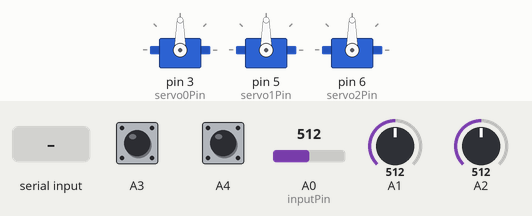
This sketch was run on a simulated Arduino Uno, built with avr-gcc and run on an emulated ATmega328P. On the bench: 3 × servo. Inputs (shaded band) come from the test bench; at power-on: A0 (inputPin) = 512, A1 = 512, A2 = 512, A3 HIGH, A4 HIGH. What the sketch prints to the serial monitor is not drawn.

Above: at 1.2 s.
1.3 s: "1;90\n" received over Serial
At 1.31 s:
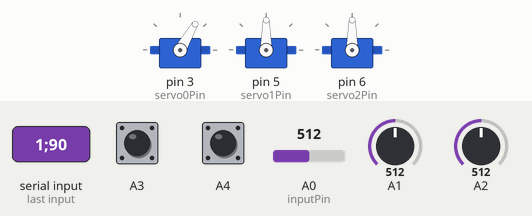
2.8 s: "1\n" received over Serial
Timing chart, 0 to 5.8 s (numbered marks = the images above; inputs shaded):
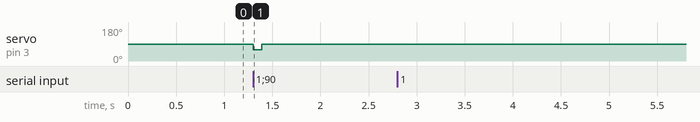

The sketch:

firmwareSecondary.ino
```cpp
/*
Firmware de control des Servos et lecture des capteurs hall.
L'identifiant de la carte est faite
*/
#include <Servo.h>

#define DEBUG 0

#define NUM_SERVOS 3
int boardID = 1;
// Servos
Servo servos[NUM_SERVOS];

const int servo0Pin = 3;
const int servo1Pin = 5;
const int servo2Pin = 6;

unsigned long motorStartedTime[NUM_SERVOS] = {-1, -1, -1};
int motorCommandDuration[NUM_SERVOS] = {-1, -1, -1};

// sensors

int readSensorsEveryMs = 10;
int sendSensorsEveryMs = 1000;

unsigned long lastTimeReadSensors = 0;
unsigned long lastTimeSentSensors = 0;

void setup() {
  Serial.begin(115200);
  servos[0].attach(servo0Pin);
  servos[1].attach(servo1Pin);
  servos[2].attach(servo2Pin);

  setupSensors();

  pinMode(A3, INPUT_PULLUP);
  pinMode(A4, INPUT_PULLUP);
  int v0 = !digitalRead(A3);
  int v1 = !digitalRead(A4);
#if DEBUG
  Serial.print(v0);
  Serial.print(" - ");
  Serial.print(v1);
  Serial.println();
#endif

  if (v0 == 1) {
    boardID = 2;
  } else if (v1 == 1) {
    boardID = 3;
  }
  Serial.print("BoardId=");
  Serial.println(boardID);
}

void handleLoopSensors() {
  unsigned long now = millis();
  if (now - lastTimeReadSensors >= readSensorsEveryMs) {
    loopSensors();
    lastTimeReadSensors = now;
  }

  now = millis();
  if (now - lastTimeSentSensors >= sendSensorsEveryMs) {
    sendSensors(boardID);
    lastTimeSentSensors = now;
  }
}

const byte numChars = 32;
char receivedChars[numChars]; // an array to store the received data
bool newData = false;

void startMotor(int index, int duration) {
#if DEBUG
  Serial.print("Start motor ");
  Serial.print(index);
  Serial.print(" for ");
  Serial.print(duration);
  Serial.println("ms");
#endif
  servos[index].write(60);
  motorStartedTime[index] = millis();
  motorCommandDuration[index] = duration;
}

void loop() {
  handleLoopSensors();
  recvWithEndMarker();
  if (newData) {
    int strtokIndx = strtok(receivedChars, ";");
    int value = atoi(strtokIndx);
    strtokIndx = strtok(NULL, ";");
    int duration = atoi(strtokIndx);
#if DEBUG
    Serial.println(receivedChars);
    Serial.print("value=");
    Serial.print(value);
    Serial.print(" duration=");
    Serial.println(duration);
#endif
    if (value && duration) {
      if (value >= 1 && value < 4) {
        startMotor(value - 1, duration);
      }
    } else {
      Serial.println("INVALID");
    }
    newData = false;
  }

  for (int i = 0; i < NUM_SERVOS; ++i) {
    if (motorCommandDuration[i] != -1 &&
        millis() - motorStartedTime[i] >= motorCommandDuration[i]) {
#if DEBUG
      Serial.print("Stop motor ");
      Serial.println(i);
#endif
      servos[i].write(90);
      motorCommandDuration[i] = -1;
    }
  }
}

void recvWithEndMarker() {
  static byte ndx = 0;
  char endMarker = '\n';
  char rc;

  // if (Serial.available() > 0) {
  while (Serial.available() > 0 && newData == false) {
    rc = Serial.read();

    if (rc != endMarker) {
      receivedChars[ndx] = rc;
      ndx++;
      if (ndx >= numChars) {
        ndx = numChars - 1;
      }
    } else {
      receivedChars[ndx] = '\0'; // terminate the string
      ndx = 0;
      newData = true;
    }
  }
}
```

sensors.ino
```cpp
#define NUM_SENSORS 3
#define NUM_SENSOR_READINGS 50

#define MIN_ROTATIONS 2
#define START_MIN_SPEED (float)0.3f
#define START_MAX_SPEED (float)3.f

const int minPeakDiff = 8;
#define IDLE_INTERVAL_MS 5000

struct SensorReading {
  int readings[NUM_SENSOR_READINGS]; // the readings from the analog input
  int readIndex = 0;                 // the index of the current reading
  int total = 0;                     // the running total
  int average = 0;                   // the average
  int inPeak = 0;
  unsigned long revStartTime = 0;
  unsigned long lastIdleCheckTime = 0;
  float speed = 0;
  int inputPin;
  uint8_t rotatingCount;
  uint8_t isRotating;
  uint8_t isRotatingChanged;
};

SensorReading sensors[NUM_SENSORS];

void setupSensors() {
  sensors[0].inputPin = A0;
  sensors[1].inputPin = A1;
  sensors[2].inputPin = A2;
  resetAllReadings();
}

void loopSensors() {
  for (int i = 0; i < NUM_SENSORS; i++) {
    processSensor(i);
  }
}

void resetReadings(int sensorId) {
  sensors[sensorId].readIndex = 0;
  sensors[sensorId].average = 0;
  for (int i = 0; i < NUM_SENSOR_READINGS; i++) {
    sensors[sensorId].readings[i] = 0;
  }
}

void resetAllReadings(void) {
  for (int i = 0; i < NUM_SENSORS; i++) {
    resetReadings(i);
  }
}

void processSensor(int sensorId) {
  SensorReading *reading = sensors + sensorId;
  reading->total = reading->total - reading->readings[reading->readIndex];
  int val = analogRead(reading->inputPin);
  reading->readings[reading->readIndex] = val;
  reading->total = reading->total + reading->readings[reading->readIndex];
  reading->readIndex += 1;

  if (reading->readIndex >= NUM_SENSOR_READINGS) {
    reading->readIndex = 0;
  }

  // calculate the average:
  reading->average = reading->total / NUM_SENSOR_READINGS;

  unsigned long now = millis();
  int theReading = val > reading->average + minPeakDiff;

  if (theReading) {
    reading->lastIdleCheckTime = now;
    if (reading->inPeak == 0) {
      reading->inPeak = 1;
      if (reading->revStartTime > 0 && reading->revStartTime != now) {
        unsigned long elapsed = now - reading->revStartTime;
        float speed = 1000.f / elapsed;
        if (speed < START_MAX_SPEED) {
          reading->speed = speed;
          if (reading->rotatingCount < MIN_ROTATIONS) {
            if (reading->speed > START_MIN_SPEED &&
                reading->speed < START_MAX_SPEED) {
              reading->rotatingCount += 1;
              if (reading->rotatingCount >= MIN_ROTATIONS) {
                reading->isRotatingChanged = 1;
                reading->isRotating = 1;
              }
            } else if (reading->rotatingCount) {
              reading->rotatingCount -= 1;
            }
          }
        }
      }
      reading->revStartTime = now;
    }
  } else {
    reading->inPeak = 0;
  }
  if (now - reading->lastIdleCheckTime > IDLE_INTERVAL_MS) {
    reading->isRotating = 0;
    reading->isRotatingChanged = 0;
    reading->rotatingCount = 0;
    reading->speed = 0;
    reading->lastIdleCheckTime = now;
  }
}

void sendSensors(uint8_t boardId) {
  Serial.print("S");
  Serial.print(boardId);
  Serial.print(" ");
  Serial.print(sensors[0].speed);
  Serial.print(" ");
  Serial.print(sensors[0].isRotating, 3);
  Serial.print(" ");
  Serial.print(sensors[1].speed);
  Serial.print(" ");
  Serial.print(sensors[1].isRotating, 3);
  Serial.print(" ");
  Serial.print(sensors[2].speed);
  Serial.print(" ");
  Serial.print(sensors[2].isRotating, 3);
  Serial.println();
}
```

Measured:
- after the input at 1.3 s, servo on pin 3 (servo0Pin): 90° → 60° at once, → 90° 0.09 s later
- after the input at 2.8 s, every drawn part: stays the same
